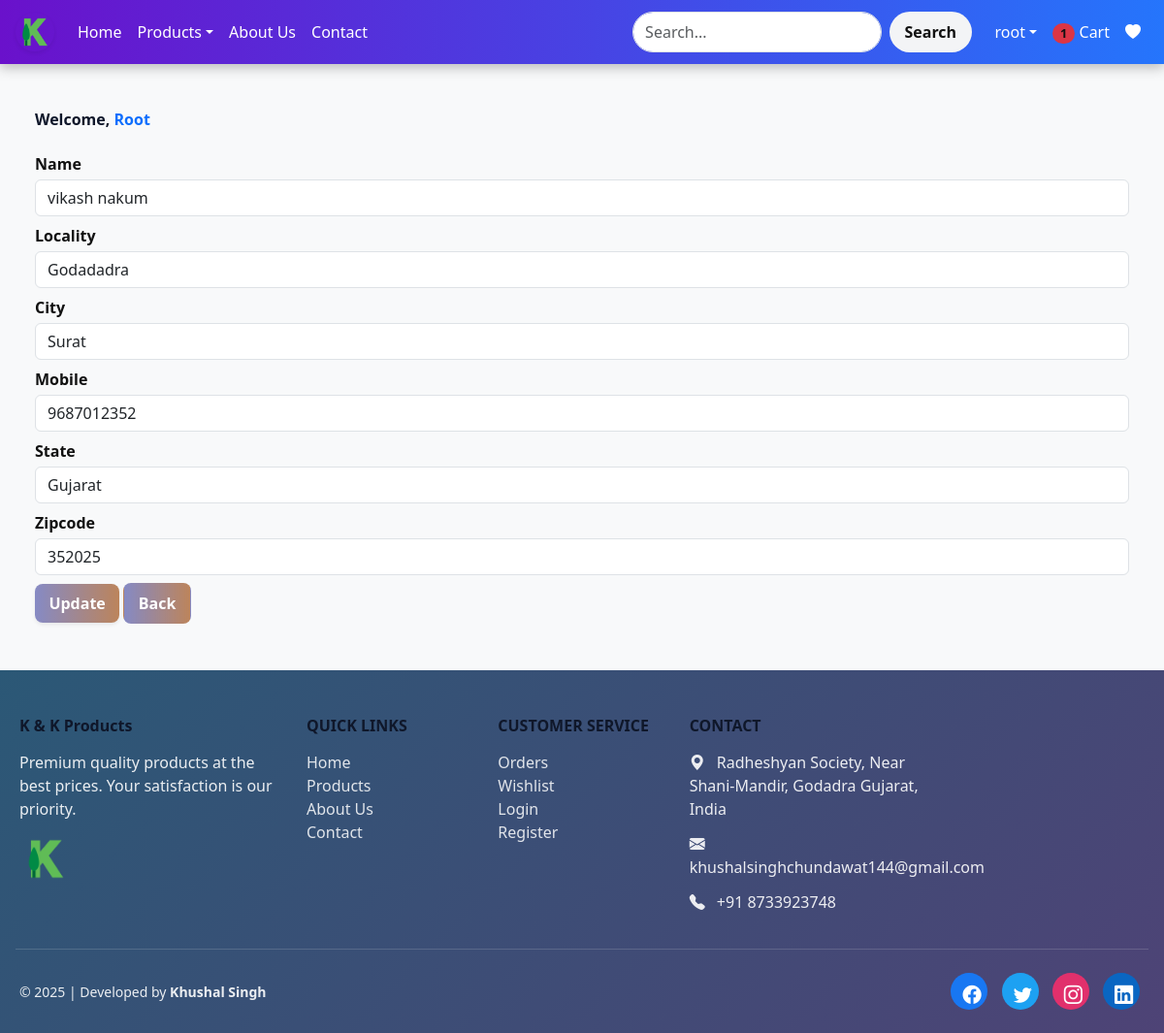
The page /updateddress/1 (signed in) on the database its author committed.
### app/models.py (models this page shows, shortened)
class Customer(models.Model):
    user = models.ForeignKey(User, on_delete=models.CASCADE)
    name = models.CharField(max_length=200)
    locality = models.CharField(max_length=200)
    city = models.CharField(max_length=50)
    mobile = models.IntegerField(default=0)
    zipcode = models.IntegerField()
    state = models.CharField(choices=STATE_CHOICE, max_length=100)

### app/views.py (the view, shortened to what this page needs)
# urls.py: path("updateddress/<int:pk>",views.UpdateAddress.as_view(), name="updateaddress"),
@method_decorator(login_required,name="dispatch")
class UpdateAddress(View):
    def get(self,request,pk):
        add = Customer.objects.get(pk=pk)
        form =  CustomerProfileForm(instance=add)
        totalitem = 0
        wishlist = 0
        if request.user.is_authenticated:
            totalitem = len(Cart.objects.filter(user=request.user))
            wishlist = len(Wishlist.objects.filter(user=request.user))
        return render(request,"app/updateaddress.html",locals())

### app/forms.py
class CustomerProfileForm(forms.ModelForm):
    class Meta:
        model = Customer
        fields = ["name", "locality", "city", "mobile", "state", "zipcode"]
        widgets = {
            "name": forms.TextInput(attrs={"class": "form-control"}),
            "locality": forms.TextInput(attrs={"class": "form-control"}),
            "city": forms.TextInput(attrs={"class": "form-control"}),
            "mobile": forms.NumberInput(attrs={"class": "form-control"}),
            "state": forms.Select(attrs={"class": "form-control"}),
            "zipcode": forms.NumberInput(attrs={"class": "form-control"}),
        }

### app/templates/app/updateaddress.html (shortened to what this page needs)
{% extends "app/base.html" %}
{% load static %}
{% block main-content %}
<div class="container my-5">
    <div class="row">
        <div class="col-12 mb-4">
            <h3>
                Welcome,
                <span class="text-capitalize text-primary">{{ request.user }}</span>
            </h3>
        </div>
        <div>
             <form method="post" novalidate>
                {% for field in form %}
                    <div class="mb-2">
                        <label class="form-label fw-semibold mb-1">{{ field.label }}</label>
                        {{ field }}
                    </div>
                {% endfor %}
                <div>
                    <button type="submit"
                            class="btn fw-bold shadow-sm text-white border-0"
                            style="background: linear-gradient(90deg, #7075bad6, #bc845bff);">
                        Update
                    </button>
                    <a href="{% url "address" %}" class="btn text-white"  style="background: linear-gradient(90deg, #7075bad6, #bc845bff);" type="button">Back</a>
                </div>
            </form>
        </div>
    </div>
{% endblock main-content %}

### app/templates/app/base.html (shortened to what this page needs)
{% load static %}
<!DOCTYPE html>
<html lang="en">
<head>
  <link href="https://cdn.jsdelivr.net/npm/bootstrap@5.3.2/dist/css/bootstrap.min.css" rel="stylesheet">
  <link rel="stylesheet" href="https://cdn.jsdelivr.net/npm/bootstrap-icons@1.11.3/font/bootstrap-icons.css">
  <link rel="stylesheet" href="{% static 'app/css/owl.carousel.min.css' %}">
  <link rel="stylesheet" href="{% static 'app/css/all.min.css' %}">
  <link rel="stylesheet" href="{% static 'app/css/style.css' %}">
</head>
<body>
<nav class="navbar navbar-expand-lg navbar-dark">
  <div class="container">
    <a class="navbar-brand fw-bold text-uppercase" href="/">
      <img src="{% static 'app/image/product/logo.png' %}" alt="Logo" width="40" height="40" class="rounded-circle shadow-sm">
    </a>
    <div class="collapse navbar-collapse" id="navbarNav">
      <ul class="navbar-nav me-auto">
        {% if request.user.is_authenticated %}
        <li class="nav-item"><a class="nav-link nav-hover" href="/">Home</a></li>
        <li class="nav-item dropdown">
          <a class="nav-link dropdown-toggle nav-hover" href="#" id="navbarDropdown" data-bs-toggle="dropdown">Products</a>
        </li>
        <li class="nav-item"><a class="nav-link nav-hover" href="{% url 'about' %}">About Us</a></li>
        <li class="nav-item"><a class="nav-link nav-hover" href="{% url 'contact' %}">Contact</a></li>
      </ul>
      <form class="d-flex me-lg-3 my-2 my-lg-0" action="/search">
        <input class="form-control me-2 rounded-pill" type="search" placeholder="Search..." name="search">
        <button class="btn btn-warning rounded-pill fw-bold" type="submit">Search</button>
      </form>
      <ul class="navbar-nav">
        <li class="nav-item dropdown">
          <a class="nav-link dropdown-toggle nav-hover" href="#" id="ProfileDropdown" data-bs-toggle="dropdown">{{request.user}}</a>
        </li>
        <li class="nav-item"><a class="nav-link nav-hover" href="{% url 'showcart' %}">
          <span class="badge bg-danger rounded-pill">{% if totalitem > 0 %}{{ totalitem }}{% endif %}</span> Cart</a></li>
        <li class="nav-item"><a class="nav-link nav-hover" href="{% url 'show_wishlist' %}">
          <i class="bi bi-heart-fill"></i></a></li>
        {% else %}
        <li class="nav-item"><a class="nav-link nav-hover" href="{% url 'login' %}">Login</a></li>
        <li class="nav-item"><a class="nav-link nav-hover" href="{% url 'customerregistration' %}">Registration</a></li>
        {% endif %}
      </ul>
    </div>
  </div>
</nav>
<main>
  <div class="container my-5">
    {% block main-content %}{% endblock %}
  </div>
</main>
{% if user.is_authenticated %}
<footer class="footer text-white pt-5 pb-4">
  <div class="container">
    <div class="row gy-4">
      <div class="col-md-6 col-lg-3">
        <h5 class="fw-bold mb-3">K & K Products</h5>
        <p>Premium quality products at the best prices. Your satisfaction is our priority.</p>
        <img src="{% static 'app/image/product/logo.png' %}" alt="Logo" class="img-fluid mt-2" style="max-height: 55px;">
      </div>
      <div class="col-md-6 col-lg-2">
        <h6 class="fw-bold mb-3 text-uppercase">Quick Links</h6>
        <ul class="list-unstyled">
          <li><a href="/" class="footer-link">Home</a></li>
          <li><a href="#" class="footer-link">Products</a></li>
          <li><a href="{% url 'about' %}" class="footer-link">About Us</a></li>
          <li><a href="{% url 'contact' %}" class="footer-link">Contact</a></li>
        </ul>
      </div>
      <div class="col-md-6 col-lg-2">
        <h6 class="fw-bold mb-3 text-uppercase">Customer Service</h6>
        <ul class="list-unstyled">
          <li><a href="{% url 'orders' %}" class="footer-link">Orders</a></li>
          <li><a href="{% url 'show_wishlist' %}" class="footer-link">Wishlist</a></li>
          <li><a href="{% url 'login' %}" class="footer-link">Login</a></li>
          <li><a href="{% url 'customerregistration' %}" class="footer-link">Register</a></li>
        </ul>
      </div>
      <div class="col-md-6 col-lg-3">
        <h6 class="fw-bold mb-3 text-uppercase">Contact</h6>
        <p><i class="bi bi-geo-alt-fill me-2"></i> Radheshyan Society, Near Shani-Mandir, Godadra Gujarat, India</p>
        <p><i class="bi bi-envelope-fill me-2"></i> khushalsinghchundawat144@gmail.com</p>
        <p><i class="bi bi-telephone-fill me-2"></i> +91 8733923748</p>
      </div>
    </div>
    <hr class="my-4">
    <div class="row align-items-center">
      <div class="col-md-7 col-lg-8 text-center text-md-start">
        <p class="mb-0 small">© 2025 | Developed by <strong>Khushal Singh</strong></p>
      </div>
      <div class="col-md-5 col-lg-4 text-center text-md-end">
        <a href="#" class="social-icon facebook"><i class="bi bi-facebook"></i></a>
        <a href="#" class="social-icon twitter"><i class="bi bi-twitter"></i></a>
        <a href="#" class="social-icon instagram"><i class="bi bi-instagram"></i></a>
        <a href="#" class="social-icon linkedin"><i class="bi bi-linkedin"></i></a>
      </div>
    </div>
  </div>
</footer>
{% endif %}
</body>
</html>

### app/static/app/css/style.css (style rules this page uses)
.footer { background: linear-gradient(135deg, #0d6efd, #6610f2); }
.footer .footer-link { color: rgba(255, 255, 255, 0.85); text-decoration: none; transition: color 0.3s ease; }
.footer .social-icon { display: inline-block; font-size: 1.2rem; color: #fff; background: rgba(255, 255, 255, 0.1); padding: 8px 12px; border-radius: 50%; transition: all 0.3s ease; }

### rows shown on the page
Customer: form "vikash nakum" "Godadadra" "Surat" "9687012352" "Gujarat" "352025"

### other values the page prints
{{ request.user }} "root"
{{ totalitem }} "1"
{{ request.user }} "Root"
{{ field.label }} "Name" "Locality" "City" "Mobile" "State" "Zipcode"
